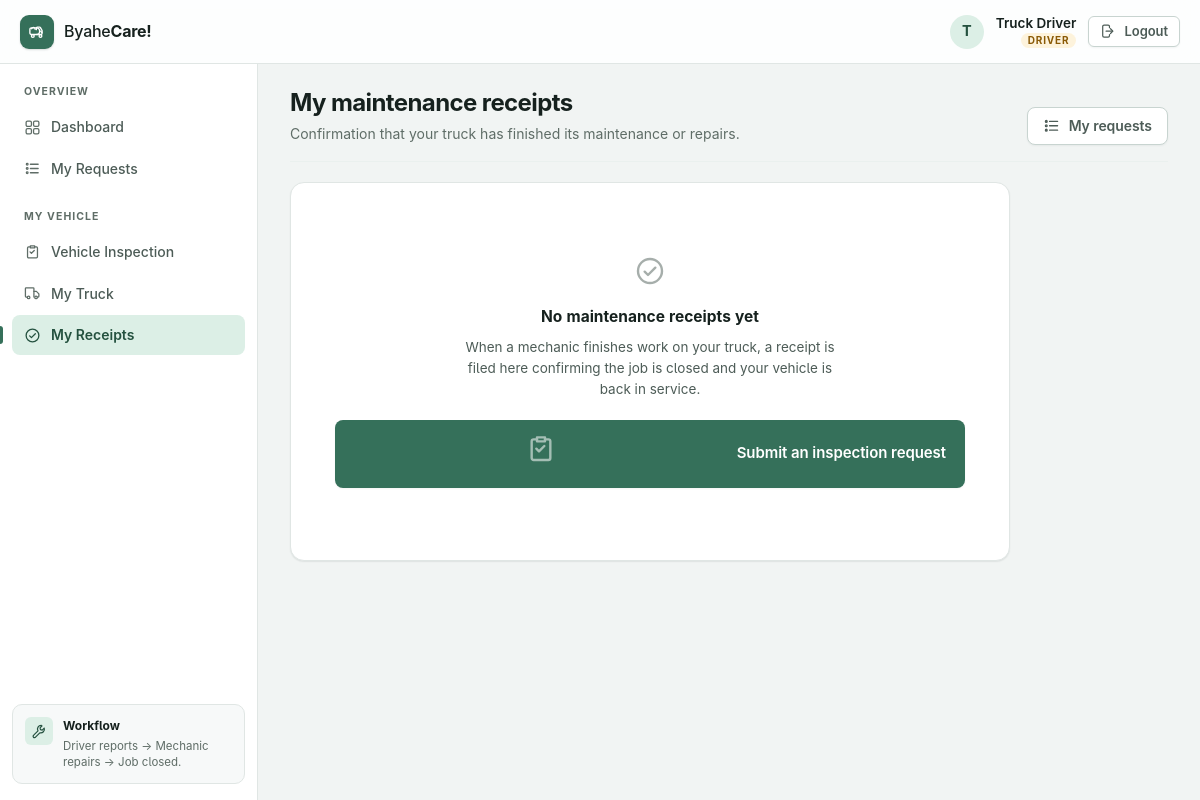
The page /receipts (signed in) on the database as committed earlier.
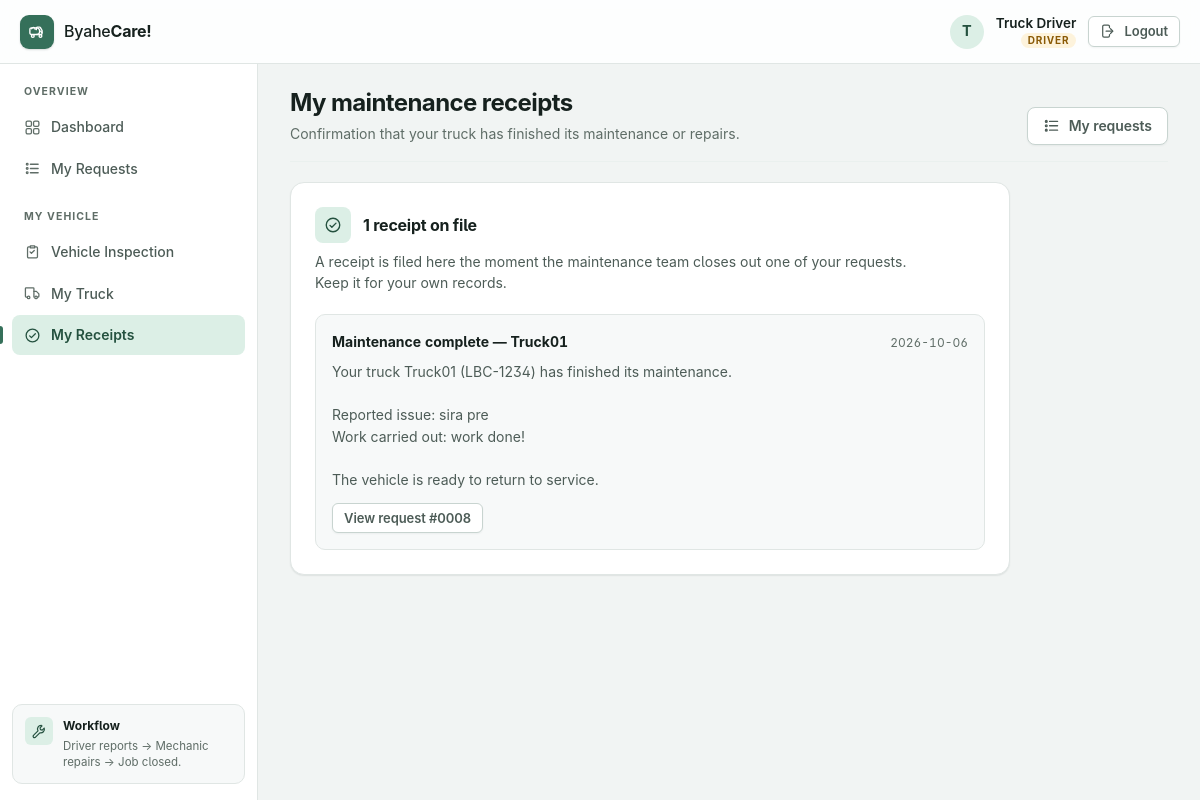
The same page on the database as committed later.
### tables this page shows
CREATE TABLE notifications (
            id INTEGER PRIMARY KEY AUTOINCREMENT,
            user_id INTEGER NOT NULL,
            request_id INTEGER,
            title TEXT NOT NULL,
            body TEXT,
            created_at TEXT,
            is_read INTEGER DEFAULT 0
        );

### app.py (the view)
@app.route("/receipts")
def receipts():
    if "user_id" not in session:
        return redirect(url_for("login"))
    if session["role"] != "driver":
        flash("Only drivers have maintenance receipts.", "error")
        return redirect(url_for("dashboard"))
    conn = get_db()
    receipts = conn.execute("""
        SELECT
            notifications.*,
            trucks.truck_number,
            trucks.plate_number
        FROM notifications
        LEFT JOIN inspection_requests
        ON notifications.request_id = inspection_requests.id
        LEFT JOIN trucks
        ON inspection_requests.truck_id = trucks.id
        WHERE notifications.user_id = ?
        ORDER BY notifications.id DESC
    """, (session["user_id"],)).fetchall()
    unread_count = conn.execute("""
        SELECT COUNT(*) FROM notifications
        WHERE user_id = ? AND is_read = 0
    """, (session["user_id"],)).fetchone()[0]
    mark_receipts_read(conn, session["user_id"])
    conn.commit()
    conn.close()
    return render_template(
        "receipts.html",
        receipts=receipts,
        unread_count=unread_count
    )

### app.py (called while the page is built)
def get_db():
    conn = sqlite3.connect(DATABASE)
    conn.row_factory = sqlite3.Row
    return conn

def mark_receipts_read(conn, user_id):
    conn.execute("""
        UPDATE notifications
        SET is_read = 1
        WHERE user_id = ? AND is_read = 0
    """, (user_id,))

### templates/receipts.html (shortened to what this page needs)
{% extends "base.html" %}
{% block page_title %}My maintenance receipts{% endblock %}
{% block page_subtitle %}
    Confirmation that your truck has finished its maintenance or repairs.
{% endblock %}
{% block page_actions %}
    <a class="btn btn--ghost" href="{{ url_for('requests') }}">
        <svg class="icon" aria-hidden="true"><use href="#i-list"></use></svg>
        My requests
    </a>
{% endblock %}
{% block content %}
{% if receipts %}
    <section class="panel u-narrow">
        <div class="panel__head">
            <span class="panel__icon">
                <svg class="icon" aria-hidden="true"><use href="#i-check-badge"></use></svg>
            </span>
            <h3>
                {{ receipts|length }} {{ 'receipt' if receipts|length == 1 else 'receipts' }}
                on file
            </h3>
        </div>
        <p>
            A receipt is filed here the moment the maintenance team closes out
            one of your requests. Keep it for your own records.
        </p>
        <ul class="receipts">
            {% for receipt in receipts %}
                <li class="receipt {{ 'is-unread' if not receipt['is_read'] }}">
                    <div class="receipt__head">
                        <strong>{{ receipt['title'] }}</strong>
                        <time datetime="{{ receipt['created_at'] }}">
                            {{ receipt['created_at'] or 'just now' }}
                        </time>
                    </div>
                    <p class="receipt__body">{{ receipt['body'] }}</p>
                    {% if receipt['request_id'] %}
                        <a class="btn btn--ghost btn--sm"
                           href="{{ url_for('requests') }}#request-{{ receipt['request_id'] }}">
                            View request #{{ '%04d'|format(receipt['request_id']) }}
                        </a>
                    {% endif %}
                </li>
            {% endfor %}
        </ul>
    </section>
{% else %}
    <div class="panel u-narrow">
    <div class="empty">
        <svg class="icon" aria-hidden="true"><use href="#i-check-badge"></use></svg>
        <strong>No maintenance receipts yet</strong>
        <p>
            When a mechanic finishes work on your truck, a receipt is filed here
            confirming the job is closed and your vehicle is back in service.
        </p>
        <a class="btn btn--primary" href="{{ url_for('inspection') }}">
            <svg class="icon" aria-hidden="true"><use href="#i-clipboard"></use></svg>
            Submit an inspection request
        </a>
    </div>
</div>
{% endif %}
{% endblock %}

Rows that differ between the two databases and show on the page:
added notifications: title "Maintenance complete — Truck01", created_at "2026-10-06", body "Your truck Truck01 (LBC-1234) has finished its maintenance. Reported issue: sira pre Work carried out: work done! The vehicle is ready to return to service.", request_id "0008"
Other text that changed with them:
{{ receipts|length }}: (not shown) → "1"
{{ 'receipt' if receipts|length == 1 else 'receipts' }}: (not shown) → "receipt"
text no longer shown: "No maintenance receipts yet When a mechanic finishes work on your truck, a receipt is filed here confirming the job is closed and your vehicle is back in service. Submit an inspection request"
text now shown: "on file A receipt is filed here the moment the maintenance team closes out one of your requests. Keep it for your own records."
